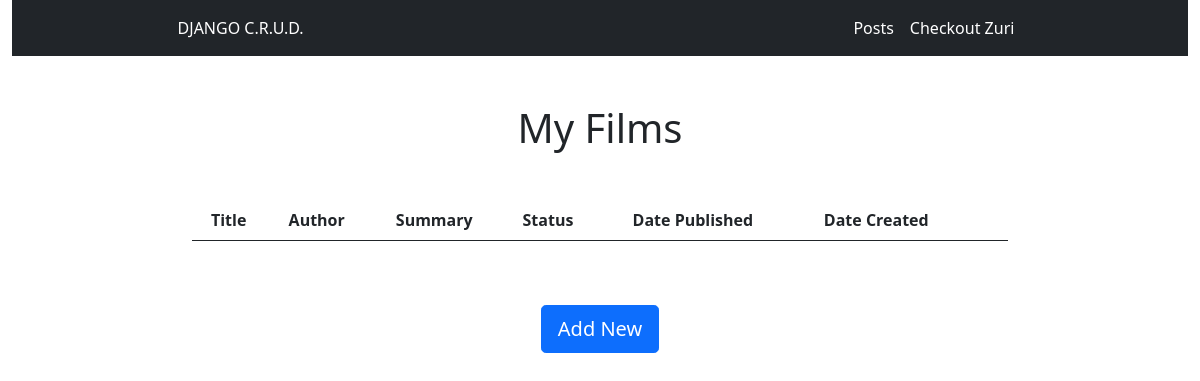
/blog/, run on an earlier commit of the app's database.
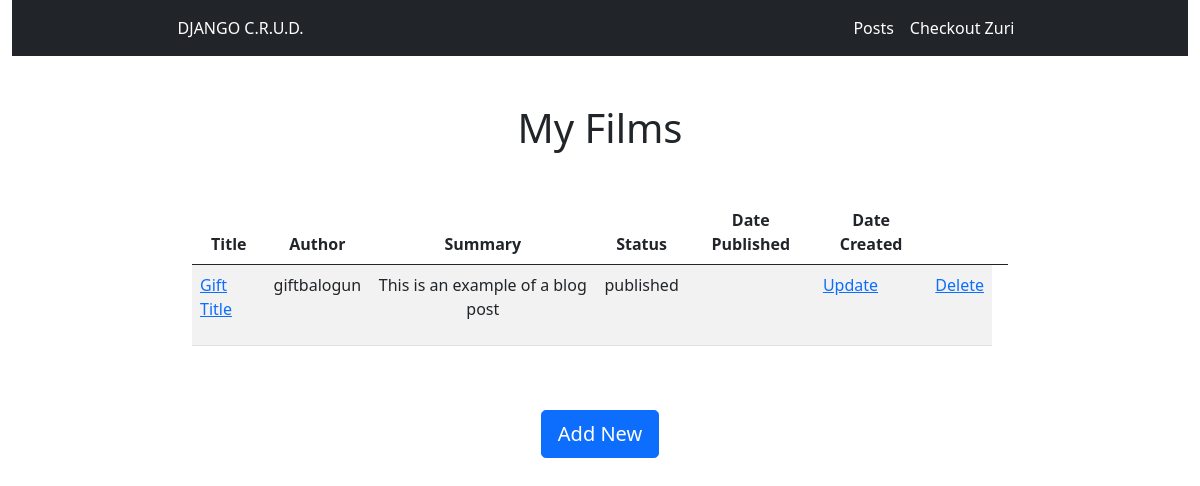
And on a later commit of the database.
### blog/models.py (models this page shows, shortened)
class Post(models.Model):
    STATUS_CHOICES = (
        ("draft", "Draft"),
        ("published", "Published")
    )
    title = models.CharField(max_length=250)
    slug = models.SlugField(max_length=300, unique=True, editable=False)
    author = models.ForeignKey(
        get_user_model(), on_delete=models.CASCADE, related_name="blog_posts"
    )
    body = models.TextField()
    publish = models.DateTimeField(default=timezone.now)
    created = models.DateTimeField(auto_now_add=True)
    updated = models.DateTimeField(auto_now=True)
    status = models.CharField(
        max_length=10, choices=STATUS_CHOICES, default="draft"
    )
    class Meta:
        ordering = ("-publish",)
    def get_absolute_url(self):
        return reverse("blog:post_detail", kwargs={"slug": self.slug})

### blog/views.py (the view)
# urls.py: path("", views.PostListView.as_view(), name="all"),
class PostListView(generic.ListView):
	model = Post

### templates/blog/post_list.html (shortened to what this page needs)
{% extends 'base.html' %}
{% block content %}
<div class="container d-flex mt-5" style="width: 70%;">
	<div class="col">
		<h1 class="text-center">My Films</h1>
		<table class="table table-striped mt-5">
			<thead>
				<tr>
					<th class="text-center" scope="col">Title</th>
					<th class="text-center" scope="col">Author</th>
					<th class="text-center" scope="col">Summary</th>
					<th class="text-center" scope="col">Status</th>
					<th class="text-center" scope="col">Date Published</th>
					<th class="text-center" scope="col">Date Created</th>
					<th></th>
					<th></th>
				</tr>
			</thead>
			<tbody>
				{% for post in post_list %}
				<tr>
					<td class="ml-5"><a href="{{post.get_absolute_url}}">{{post.title}}</a></td>
					<td class="text-center">{{post.author}}</td>
					<td class="text-center">{{post.body|truncatewords:30|linebreaks}}</td>
					<td class="text-center">{{post.status}}</td>
					<td class="text-center">{{post.published_at|date:"D, d M, y"}}</td>
					<td><a href="{% url 'blog:post_update' post.slug %} ">Update</a></td>
					<td><a href="{% url 'blog:post_delete' post.slug %}">Delete</a></td>
				</tr>
				{% endfor %}
			</tbody>
		</table>
		<div class="d-flex justify-content-center">
			<a href="{% url 'blog:post_create' %}" class="d-block btn btn-primary btn-lg my-5">Add New</a>
		</div>
	</div>
</div>
{% endblock content %}

### templates/base.html (shortened to what this page needs)
<!DOCTYPE HTML>
<html lang="en">
<head>
	<link href="https://cdn.jsdelivr.net/npm/bootstrap@5.0.2/dist/css/bootstrap.min.css" rel="stylesheet">
</head>
<body>
	<div class="container-fluid">
		<nav class="navbar navbar-expand-lg navbar-dark bg-dark">
			<div class="d-flex justify-content-between px-5 mx-auto" style="width: 80%;">
				<span class="navbar-text text-white">DJANGO C.R.U.D.</span>
				<ul class="navbar-nav mr-auto">
					<li class="nav-item active">
						<a class="nav-link active" href="{% url 'blog:all' %}">Posts</a>
					</li>
					<li class="nav-item active">
						<a class="nav-link active" href="https://zuri.team/" target="_blank">Checkout Zuri</a>
					</li>
				</ul>
			</div>
		</nav>
	</div>
	{% block content %}
	{% endblock content %}
</body>
</html>

What changed in the data, as far as the page shows it:
added Post: title "Gift Title", author "giftbalogun", body "This is an example of a blog post", status "published"
